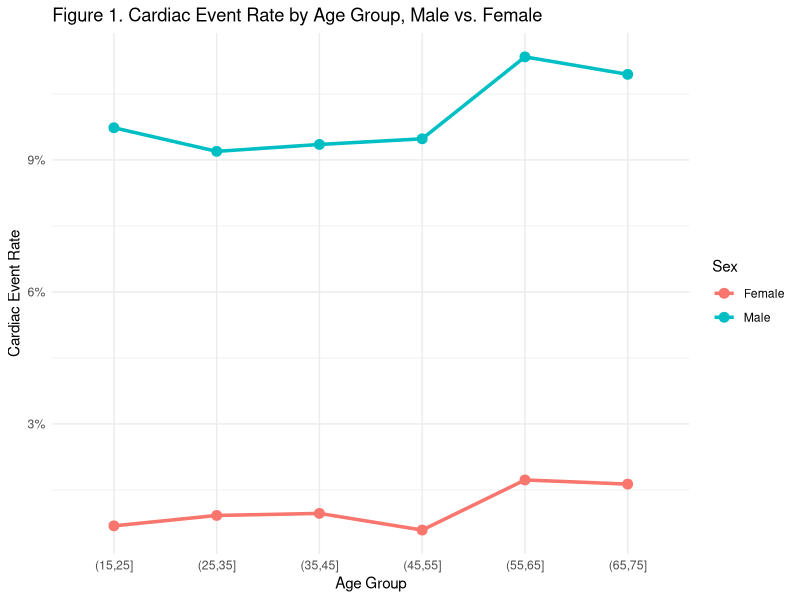
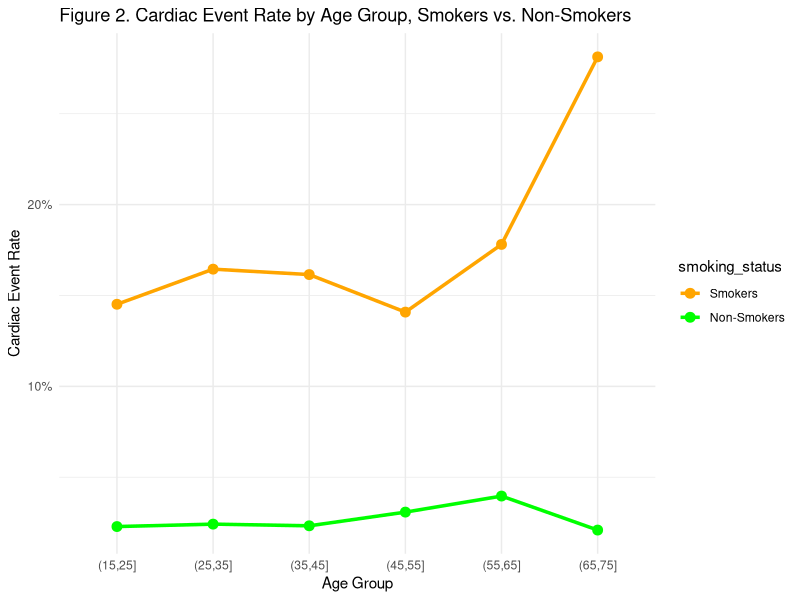
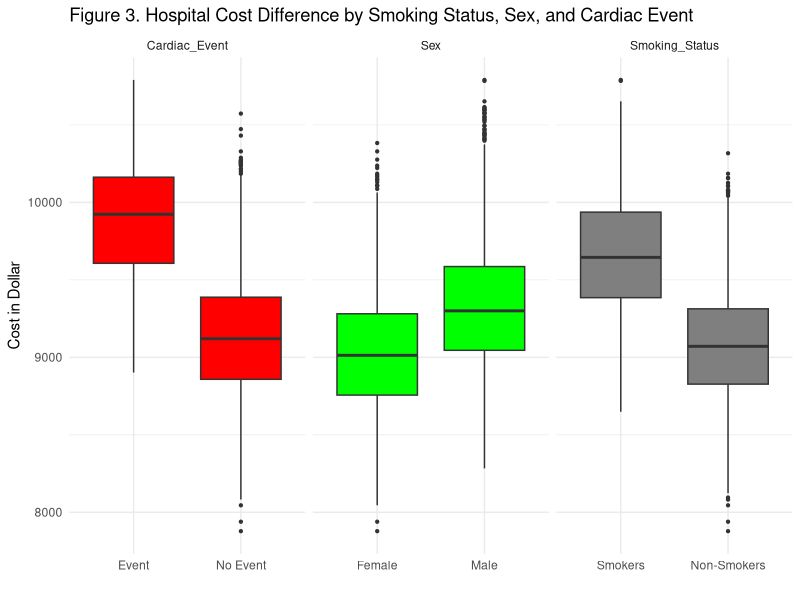

Here is the R script that generated these plots, in order:
## ---- chunk 1
library (tidyverse)
library (here)

cohort_df = read.csv(here::here("raw_data","cohort.csv")) # load dataset using a relative path 
id_count <- nrow (cohort_df) # count of patients in the dataset 
var_count <- ncol (cohort_df) # count of variables in the dataset 
## ---- chunk 2
#| label: table1
library(dplyr)
library(knitr)

# Calculate the summary statistics for Table 1 
table1 <- cohort_df %>% 
  summarize(
    `Total Number of Patient` = nrow (cohort_df),
    `Percent Female` = mean(female, na.rm = TRUE)*100, 
    `Percent Smokers` = mean(smoke, na.rm = TRUE)*100, 
    `Average Age` = mean(age, na.rm = TRUE), 
    `Percent Cardiac Event` = mean(cardiac, na.rm = TRUE)*100, 
    `Average Cost` = mean(cost, na.rm = TRUE)
  ) %>% 
  t() %>% 
  as.data.frame()

#Create Table 1 
colnames(table1) <- "Value"
table1$Value <- round(table1$Value, 0)  #round to 1 decimal place 
table1$Variable <- rownames(table1)
rownames(table1) <- NULL
table1 <- table1[, c("Variable", "Value")]

#Print Table 1 
kable(table1, caption = "Table 1. Summary Statistics of the Cohort")

## ---- chunk 3
#| label: figure1 #plot cardiac event rate vs. age, separate by sex
library(dplyr)
library(ggplot2)

# Construct dataset for Figure 1
# Group patients into different age groups, separated by 10 years apart 
# Subdivide by sex 
figure1 <- cohort_df %>% 
  mutate(
    age_group = cut(age, breaks = seq (15, 75, by = 10)),
    sex = factor(female, levels = c(1,0), labels =c("Female", false="Male"))
) %>% 
  group_by(age_group, sex) %>% 
  summarize(
    n= n(),
    event_rate = mean(cardiac, na.rm = TRUE),
    .groups = "drop"
  ) %>% 
  filter(!is.na(age_group), !is.na(sex))
                    
#Plot 
ggplot(figure1,
       aes(x = age_group, y = event_rate, color = sex, group = sex)) +
  geom_line (linewidth = 1.2) +
  geom_point (size = 3) +
  scale_y_continuous(labels = scales ::percent_format()) + 
  labs(
    title = "Figure 1. Cardiac Event Rate by Age Group, Male vs. Female",
    x = "Age Group",
    y = "Cardiac Event Rate",
    color = "Sex"
  ) +
  theme_minimal()

## ---- chunk 4
#| label: figure2 #plot cardiac event rate vs. age, separate by smoking status 
library(dplyr)
library(ggplot2)

# Construct dataset for Figure 2
# Group patients into different age groups, separated by 10 years apart 
# Subdivide by smoking status 
figure2 <- cohort_df %>% 
  mutate(
    age_group = cut(age, breaks = seq (15, 75, by = 10)),
    smoking_status = factor(smoke, levels = c(1,0), labels =c("Smokers", "Non-Smokers")), 
) %>% 
  group_by(age_group, smoking_status) %>% 
  summarize(
    n= n(),
    event_rate = mean(cardiac, na.rm = TRUE),
    .groups = "drop"
  ) %>% 
  filter(!is.na(age_group), !is.na(smoking_status))
                    
#Plot 
ggplot(figure2,
       aes(x = age_group, y = event_rate, color = smoking_status, group = smoking_status)) +
  scale_color_manual(values = c("Smokers" = "orange", "Non-Smokers" = "green")) + #Selected new colors for this lineplot 
  geom_line (linewidth = 1.2) +
  geom_point (size = 3) +
  scale_y_continuous(labels = scales ::percent_format()) + 
  labs(
    title = "Figure 2. Cardiac Event Rate by Age Group, Smokers vs. Non-Smokers",
    x = "Age Group",
    y = "Cardiac Event Rate",
  ) +
  theme_minimal()
## ---- chunk 5
#| label: lr_table
library(dplyr)
library(broom)
library(knitr)

# Fit linear regression model 
lr <- glm(cardiac ~ smoke + female + age, data = cohort_df, family="binomial")

# Extract odds ratio and 95% confidence interval and summarize results with broom package 
lr_table <- tidy(lr, exponentiate = TRUE, conf.int = TRUE) %>% 
  filter(term != "(Intercept)") %>%  #remove the intercept row 
  select(term, estimate, conf.low, conf.high, p.value) %>%   #calculate odds ratio and confidence interval 
  rename(
    Term = term,
    OR = estimate,  
    "CI Lower" = conf.low,
    "CI Upper" = conf.high,
    "P-value" = p.value
  ) %>% 
  mutate(
    OR = round(OR, 2),   #rounding 
    `CI Lower` = round(`CI Lower`, 2),
    `CI Upper` = round(`CI Upper`, 2),
    `P-value` = signif(`P-value`, 1)
  ) 

#Print result table 
knitr::kable(lr_table, caption = "Table 2. Linear Regression Predicting Hospital Cardiac Event")

## ---- chunk 6
#| label: figure3
library(tidyr)
library(dplyr)
library(ggplot2)

# Construct dataset for Figure 3
figure3 <- cohort_df %>% 
  mutate(
    Smoking_Status = factor(smoke, levels = c(1,0), labels =c("Smokers", "Non-Smokers")), 
    Sex = factor(female, levels = c(1,0), labels =c("Female", false="Male")),
    Cardiac_Event= factor(cardiac, levels = c(1,0), labels = c("Event", "No Event"))
) %>% 
pivot_longer(
  cols = c(Smoking_Status, Sex, Cardiac_Event),
  names_to = "Group",
  values_to = "Category"
) %>% 
  mutate(fillcolor = Group)
        

#define the color of each facet 
facet_colors <- c(
  "Sex" ="green",
  "Smoking_status" = "grey",
  "Cardiac_Event" = "red"
)

#Create three different facets (by different variables)
ggplot(
  figure3, aes(x = Category, y = cost, fill=fillcolor)) + 
  geom_boxplot(outlier.size =0.8) +
  scale_fill_manual(values = facet_colors) +
  facet_wrap(~ Group, scales = "free_x") +
  labs(
    title = "Figure 3. Hospital Cost Difference by Smoking Status, Sex, and Cardiac Event",
    x = "", y = "Cost in Dollar"
  ) + 
theme_minimal() +
  theme(legend.position = "none")
        
